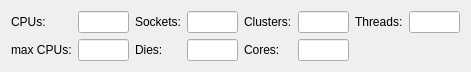
            <widget class="QWidget" name="pageSMP">
             <property name="geometry">
              <rect>
               <x>0</x>
               <y>0</y>
               <width>471</width>
               <height>64</height>
              </rect>
             </property>
             <attribute name="label">
              <string>{SMP} -smp [[cpus=]n][,maxcpus=maxcpus][,sockets=sockets][,dies=dies][,clusters=clusters][,cores=cores][,threads=threads]</string>
             </attribute>
             <layout class="QGridLayout" name="gridLayout_19">
              <item row="0" column="0">
               <widget class="QLabel" name="lblSMP">
                <property name="text">
                 <string>CPUs:</string>
                </property>
               </widget>
              </item>
              <item row="0" column="1">
               <widget class="QLineEdit" name="edtSMPCpus"/>
              </item>
              <item row="0" column="2">
               <widget class="QLabel" name="lblSMP_3">
                <property name="text">
                 <string>Sockets:</string>
                </property>
               </widget>
              </item>
              <item row="0" column="3">
               <widget class="QLineEdit" name="edtSMPSockets"/>
              </item>
              <item row="0" column="4">
               <widget class="QLabel" name="lblSMP_5">
                <property name="text">
                 <string>Clusters:</string>
                </property>
               </widget>
              </item>
              <item row="0" column="5">
               <widget class="QLineEdit" name="edtSMPClusters"/>
              </item>
              <item row="0" column="6">
               <widget class="QLabel" name="lblSMP_7">
                <property name="text">
                 <string>Threads:</string>
                </property>
               </widget>
              </item>
              <item row="0" column="7">
               <widget class="QLineEdit" name="edtSMPThreads"/>
              </item>
              <item row="1" column="0">
               <widget class="QLabel" name="lblSMP_2">
                <property name="text">
                 <string>max CPUs:</string>
                </property>
               </widget>
              </item>
              <item row="1" column="1">
               <widget class="QLineEdit" name="edtSMPMaxCpus"/>
              </item>
              <item row="1" column="2">
               <widget class="QLabel" name="lblSMP_4">
                <property name="text">
                 <string>Dies:</string>
                </property>
               </widget>
              </item>
              <item row="1" column="3">
               <widget class="QLineEdit" name="edtSMPDies"/>
              </item>
              <item row="1" column="4">
               <widget class="QLabel" name="lblSMP_6">
                <property name="text">
                 <string>Cores:</string>
                </property>
               </widget>
              </item>
              <item row="1" column="5">
               <widget class="QLineEdit" name="edtSMPCores"/>
              </item>
             </layout>
            </widget>
